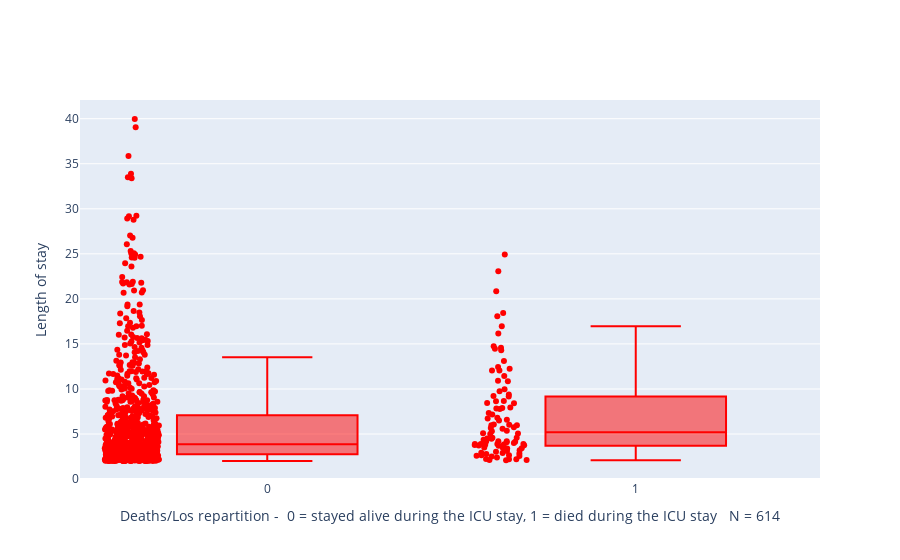

Notebook source saved alongside this figure:
### Code cell
fig = go.Figure()
fig.add_trace(go.Box( y = demographic['los'], x= demographic['death'], boxpoints='all', marker_color = 'red'))
fig.update_layout(xaxis_title='Deaths/Los repartition -  0 = stayed alive during the ICU stay, 1 = died during the ICU stay \n N = 614', yaxis_title = "Length of stay")

### Figure 1 — Plotly figure (JSON) as saved in the notebook; plotly's stock layout.template omitted (floating-point values rounded to 4 significant figures; data arrays with more than 128 entries replaced by an {"elided": "..."} marker saying what was removed)
{"data": [{"boxpoints": "all", "marker": {"color": "red"}, "type": "box", "x": {"elided": "924 int values"}, "y": {"elided": "924 float values"}}], "layout": {"xaxis": {"title": {"text": "Deaths/Los repartition -  0 = stayed alive during the ICU stay, 1 = died during the ICU stay \n N = 614"}}, "yaxis": {"title": {"text": "Length of stay"}}}}
